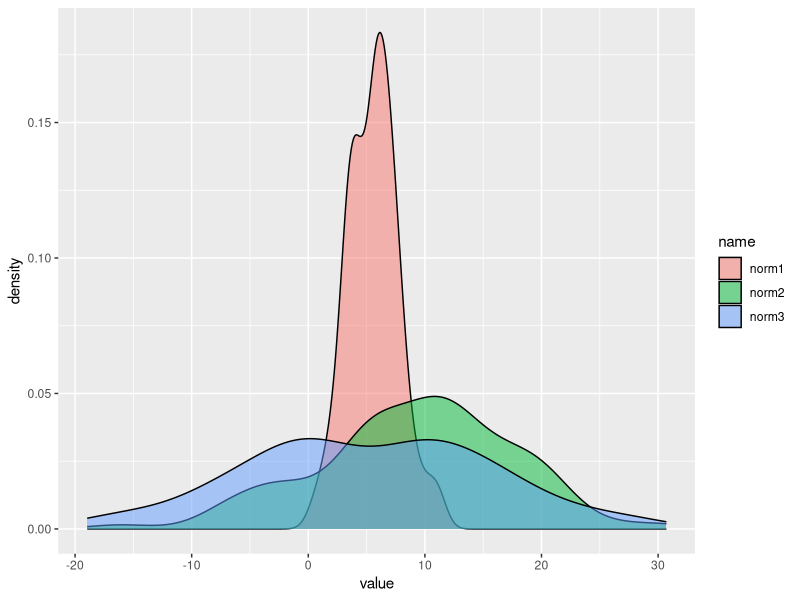
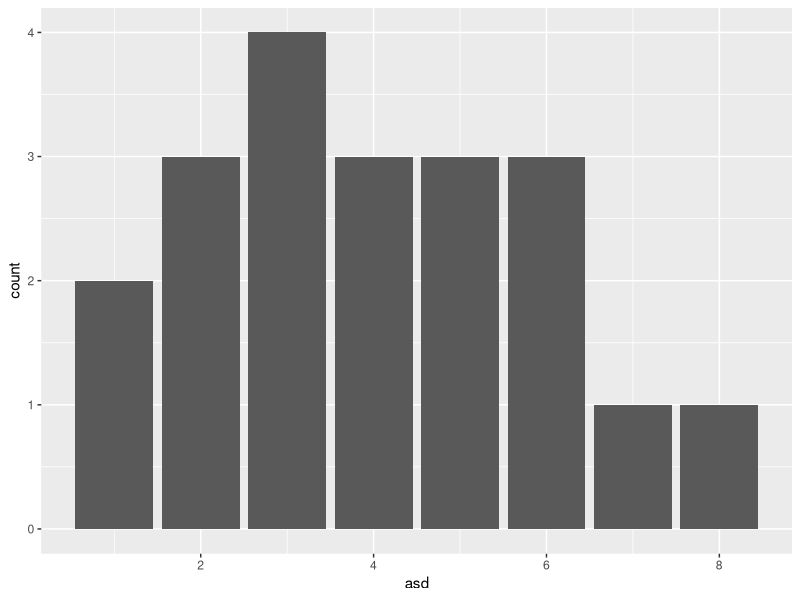
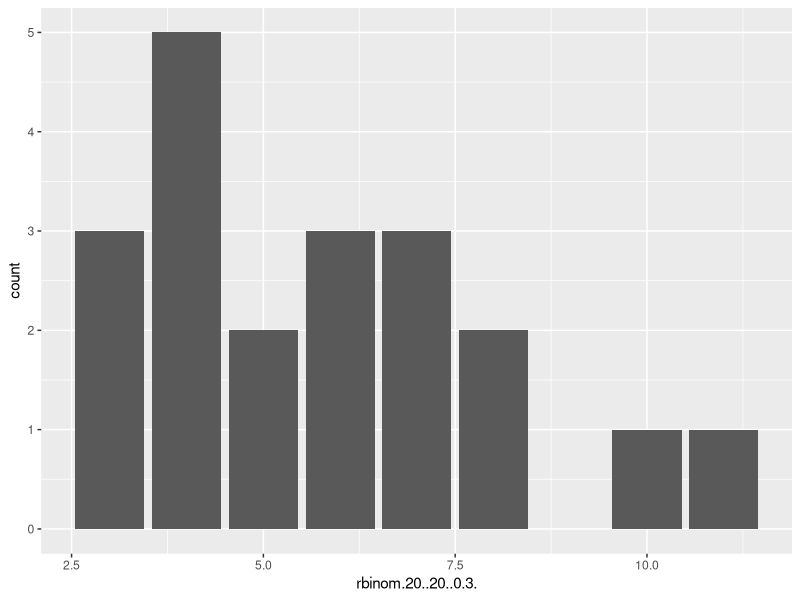
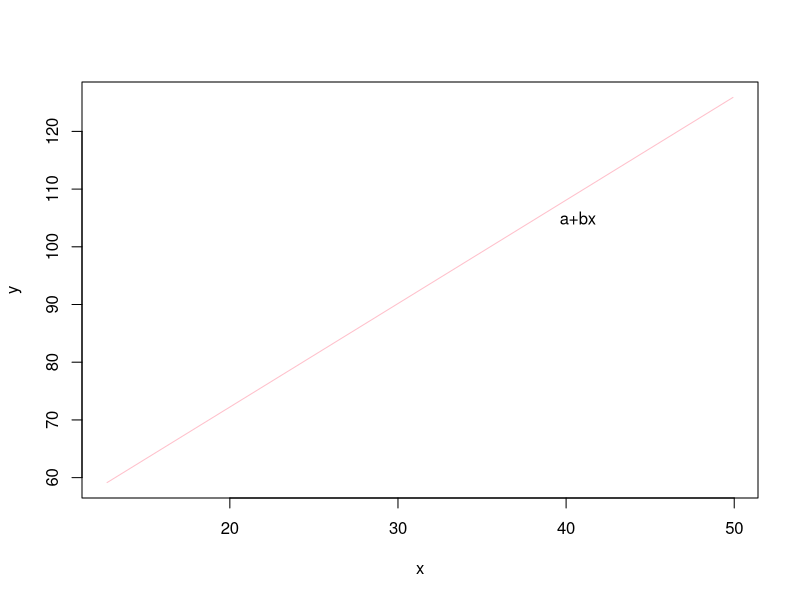

The R script that drew these images, in order:
## ---- chunk 1
knitr::opts_chunk$set(echo = TRUE, include = TRUE, message = FALSE, warning = FALSE, root.dir = '.')
## ---- chunk 2
library(tidyverse)

## ---- chunk 3
age1 <- 200
age2 <- 250
age3 <- 300
age4 <- 250

(0.5*age1+0.6*age2+0.4*age3+0.3*age4)/(age1+age2+age3+age4)

## ---- chunk 4
set.seed(1666)

norm1 <- rnorm(100,5,2)
norm2 <- rnorm(100,10,10)
norm3 <- rnorm(100,5,10)

Df_1 <- data.frame(norm1) 
Df_1 <- Df_1 %>% 
  mutate(name = "norm1") %>% 
  mutate(value = norm1) %>% 
  dplyr::select(!norm1)

Df_2 <- data.frame(norm2)
Df_2 <- Df_2 %>% 
  mutate(name = "norm2") %>% 
  mutate(value = norm2) %>% 
  dplyr::select(!norm2)

Df_3 <- data.frame(norm3)
Df_3 <- Df_3 %>% 
  mutate(name = "norm3") %>% 
  mutate(value = norm3) %>% 
  dplyr::select(!norm3)

Df_4 <- rbind(Df_1,Df_2,Df_3)

Df_4 %>% 
  ggplot(aes(x=value, fill=name)) +
  geom_density(alpha=0.5)
## ---- chunk 5
set.seed(1666)

df_poison <- data.frame(rpois(20, 3.5))

df_poison <- df_poison %>% 
  mutate(asd=rpois.20..3.5.)

df_poison %>% 
  ggplot(aes(x=asd)) +
  geom_bar()
## ---- chunk 6
df_bin <- data.frame(rbinom(20,20,0.3))
df_bin %>% 
  ggplot(aes(x=rbinom.20..20..0.3.)) +
  geom_bar()

## ---- chunk 7
#figuring out how to solve this one case
set.seed(1666)
library(truncnorm)
test<- rtruncnorm(n = 100,a = 0,b = 50,mean = 35,sd = 10)

testmean <- vector(mode="numeric", length=length(test))
testmean[1:length(testmean)] <- mean(test)

mean(36.56+1.793*test)
sd(36.56+1.789*test)

mean(test)
sd(test)

newssd <- 15/(sqrt((sum((test-testmean)^2)/(length(test)))))

100-mean(newssd*test)

## ---- chunk 8
#writing a function to solve most? cases
linear_transform_it <- function(dist, newsd, newmean){
  #makes a vector with the same length of the original one but empty
  distmean <- vector(mode="numeric", length=length(dist))
  #fills that empty vector with the mean value
  distmean[1:length(distmean)] <- mean(dist)
  # this part uses the standard deviation * X = new standard deviation
  # formula to solve for X
  multby_sd <- newsd/(sqrt((sum((dist-distmean)^2)/(length(dist)))))
  #this part multiplies the original vector by X,and subtracts it from the new_mean to
  # figure out which number should be added to the linear transformation
  add_to_mean <- newmean-mean(multby_sd*test)
  
  
  
  sprintf("%s+%s*original vector",
          round(add_to_mean,digits = 4),round(multby_sd, digits=4))
  
  
}
## ---- chunk 9
linear_transform_it(test,15,100)
## ---- chunk 10
mean(36.3742+1.793*test)
sd(36.3742+1.793*test)

test2 <- 36.3742+1.793*test

## ---- chunk 11
test2 <- 36.3742+1.793*test
range(test)
range(test2)

36.3742+1.793*12.69608
36.3742+1.793*49.92444
## ---- chunk 12
plot(x=test,y=test2, type='l',col='pink',xlab='x',ylab='y')
text(x=test[20],y=test2[50],labels='a+bx',col='black')
## ---- chunk 13
se_t <- sqrt(0.5*0.5/500)

se_c <- sqrt(0.4*0.6/500)

estimate <- 0.5-0.4

se_estimate <- sqrt(se_t^2+se_c^2)

estimate
se_estimate
## ---- chunk 14

n <- (2*0.5^2)/0.05^2

n*2

## ---- chunk 15

se_w <- sqrt(0.3*0.7/20)

se_b <- sqrt(0.4*0.6/20)

estimate4_3 <- 0.4-0.3

se_estimate4_3 <- sqrt(se_w^2+se_b^2)

estimate4_3
se_estimate4_3
# calculate t score
t_stats4_3 <- estimate4_3/se_estimate4_3
t_stats4_3

pt(t_stats4_3,19)

## ---- chunk 16

n2 <- 20

while( 0.95 > pt((0.4-0.3)/sqrt((sqrt(0.3*0.7/n2))^2+(sqrt(0.4*0.6/n2))^2),n2-1))
{


n2 <- n2+1



}

print(n2)
